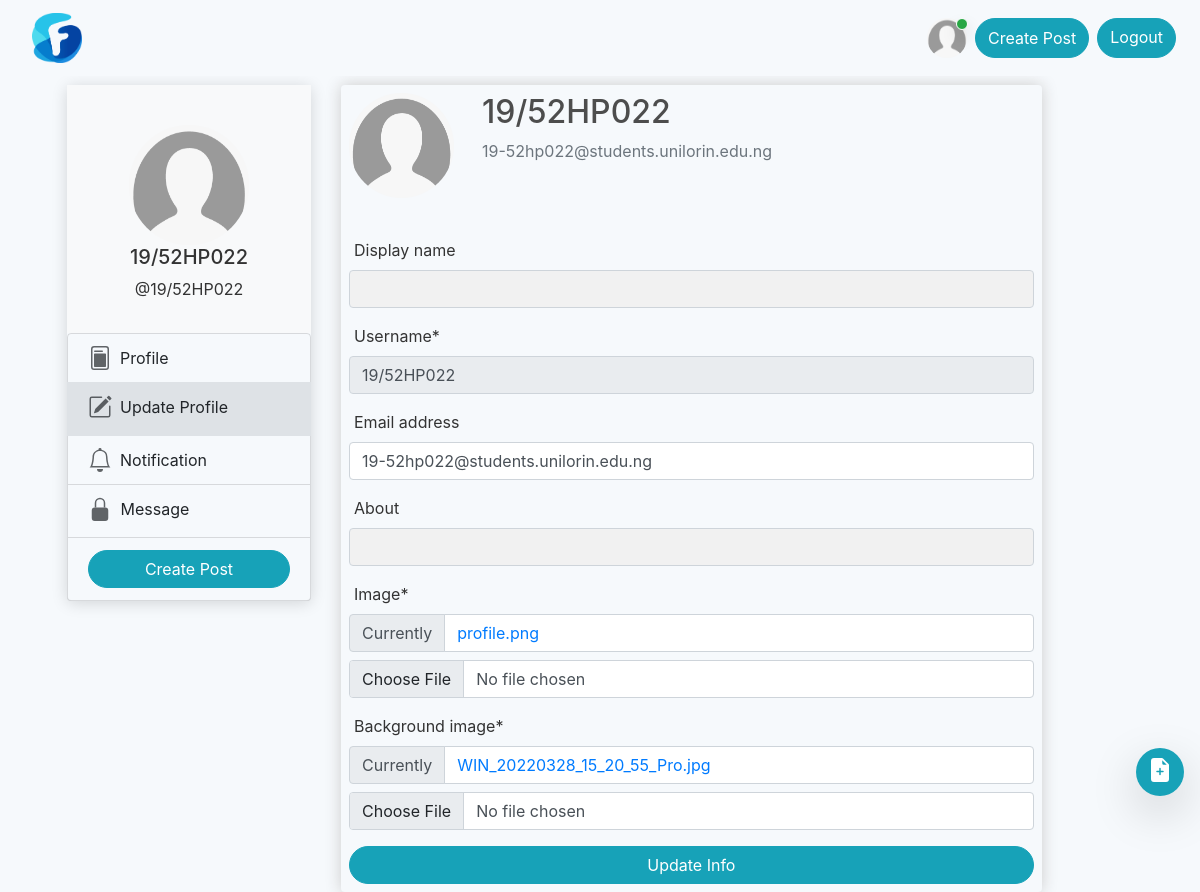
/update-profile/ (signed in), run on the app's committed database.
### users/models.py (models this page shows, shortened)
class User(AbstractUser):
    username = models.CharField(
        max_length=150,
        unique=True,
        validators=[
            RegexValidator(
                regex=r'^[\w@./+-]+$',  # Adjust the regex to include other characters if needed
                message="Username must consist of letters, numbers, or @/./+/-/_ characters."
            ),
        ],
        error_messages={
            'unique': "A user with that username already exists.",
        },
    )
    display_name = models.CharField(max_length=20, null=True, blank=True)
    about = models.CharField(max_length=255, null=True, blank=True)
    image = models.ImageField(default='profile.png', upload_to='profile_picture')
    follower = models.ManyToManyField(settings.AUTH_USER_MODEL, blank=True, related_name='follower_list')
    following = models.ManyToManyField(settings.AUTH_USER_MODEL, blank=True, related_name='following_list')
    background_image = models.ImageField(default="WIN_20220328_15_20_55_Pro.jpg", upload_to="profile_background_image")
    account_visit = models.IntegerField(default=0)
    account_engaged = models.IntegerField(default=0)
    has_viewed = models.BooleanField(default=False)
    is_verified = models.BooleanField(default=False)
    post_notification = models.ManyToManyField(settings.AUTH_USER_MODEL, blank=True, related_name='post_notify')
    mute_list = models.ManyToManyField(settings.AUTH_USER_MODEL, blank=True, related_name='mute')
    block_list = models.ManyToManyField(settings.AUTH_USER_MODEL, blank=True, related_name='block')

### users/views.py (the view)
# urls.py: path('update-profile/', user_views.update_profile, name='update_profile'),
@login_required
def update_profile(request):
    notification_count = Notification.objects.filter(user=request.user, is_seen=False).count()
    if request.method == 'POST':
        form = UserUpdateForm(request.POST, request.FILES, instance=request.user)
        if form.is_valid():
            form = form.save(commit=False)
            image_path = form.image.path
            form.save()
            print(image_path)
            messages.success(request, 'Your account has been updated!')
            return redirect(f"../{request.user}/post/")
    else:
        form = UserUpdateForm(instance=request.user)
    context = {
        "form": form,
        "notification_count": notification_count,
        "post_notification_count": PostNotification.objects.filter(user=request.user, is_seen=False).count()
    }
    return render(request, 'users/update_profile.html', context)

### users/forms.py
class UserUpdateForm(forms.ModelForm):
    username = forms.CharField(widget=forms.TextInput(attrs={"readonly": True}))
    class Meta:
        model = User
        fields = ["display_name", "username", "email", "about", "image", "background_image"]

### users/templates/users/update_profile.html
{% extends 'blog/base.html' %}
{% load crispy_forms_tags %}
{% block content %}
<div class="col-lg-8">
    <div class="box-element">
        <div class="content-section">
            <div class="media">
                <img class="rounded-circle account-img" src="{{ user.image.url }}" alt="">
                <div class="media-body ml-2">
                    <h2 class="account-heading">{{ user.username }}</h2>
                    <p class="text-secondary">{{ user.email }}</p>
                </div>
            </div>
        </div>
        <br>
        <form method="POST" action="{% url 'update_profile'%}" enctype="multipart/form-data"> {% csrf_token %}
            {{ form|crispy }}
            <button class="btn btn-block btn-info" id="submit" type="submit">
                Update Info
            </button>
        </form>
    </div>
</div>
{% endblock %}

### feed/templates/blog/base.html (shortened to what this page needs)
<!DOCTYPE html>
{% load crispy_forms_tags %}
{% load static %}
{% load humanize %}
{% load pwa %}
<html lang="en">
<head>
    <link href="https://cdn.jsdelivr.net/npm/bootstrap@5.1.3/dist/css/bootstrap.min.css" rel="stylesheet"
>
    <link rel="stylesheet" href="https://stackpath.bootstrapcdn.com/bootstrap/4.5.0/css/bootstrap.min.css"
>
    <link href="https://stackpath.bootstrapcdn.com/bootstrap/4.4.1/css/bootstrap.min.css" rel="stylesheet"
          type="text/css"/>
    <link rel="stylesheet" href="https://cdn.jsdelivr.net/npm/bootstrap@4.6.1/dist/css/bootstrap.min.css"
>
    <link rel="stylesheet" href="https://cdnjs.cloudflare.com/ajax/libs/animate.css/4.1.1/animate.min.css"/>
    <link rel="stylesheet" href="https://cdnjs.cloudflare.com/ajax/libs/animate.css/3.7.2/animate.min.css">
    <link rel="stylesheet" href="{% static 'css/bootstrap.css' %}">
    <link rel="stylesheet" href="{% static 'css/main.css' %}">
    <link rel="stylesheet" href="{% static 'css/search.css' %}">
</head>
<body id="page-top">
{% include 'blog/navbar.html' %}
<div class="container">
    <div class="row">
        <div class="col-lg-3 phone_size">
            <div class="sticky-top" style="top: 80px">
                <div class="card border-0">
                    <div align="center" class="customer-profile">
                        <br>
                        <img width="120" height="120" background="#fff" color="#fff"
                             class="rounded-circle customer-image " src="{{ user.image.url }}">
                        <h5>
                            {% if user.display_name %}
                            {{ user.display_name }}
                            {% else %}
                            {{ user }}
                            {% endif %}
                        </h5>
                        <p class="text-truncate">@{{ user }}</p>
                    </div>
                    <ul class="customer-nav list-group">
                        <a href="{% url 'a_follower_post_view' user %}" class=" list-group-item">
                            <div class="media">
                                <div class="media-body ml-2">
                                    Profile
                                </div>
                            </div>
                        </a>
                        <a href="{% url 'update_profile' %}" class="active list-group-item">
                            <div class="media">
                                <div class="media-body ml-1">
                                    Update Profile
                                </div>
                            </div>
                        </a>
                        <a href="{% url 'notification' %}" class="list-group-item">
                            <div class="media">
                                <div class="media-body ml-2">
                                    Notification
                                </div>
                            </div>
                        </a>
                        <a href="#" class="d-flex justify-content-between align-items-center list-group-item">
                            <span>
                                Message
                            </span>
                        </a>
                        <a data-target="#postModal" data-toggle="modal" href=""
                           class="d-flex justify-content-between align-items-center list-group-item">
                            <button class="btn btn-info btn-block">
                                Create Post
                            </button>
                        </a>
                    </ul>
                </div>
            </div>
        </div>
        <br>
        <br>
        {% block content %} {% endblock %}
    </div>
</div>
<div class="toast-container toast-bottom-center" style="height: 10px;">
</div>
<a class="scroll shadow-lg rounded-circle">
</a>
</body>
</html>

### feed/templates/blog/navbar.html (shortened to what this page needs)
{% load static %}
{% load humanize %}
<nav style="background-color: #f6f9fc !important;"
     class="bg-light navbar  navbar-expand-lg navbar-light fixed-top mb-5">
    <div class="form-inline my-2 my-lg-0">
        <div class="row">
            <div class="col">
                <a class="navbar-brand ml-3 d-flex" href="{% url 'feed_home' %}">
                    <img class="logo-img" src="{% static 'images/falcon_LGfm6ox.png' %}" alt="">
                </a>
            </div>
        </div>
    </div>
    <nav id="navbar_main" class="mobile-offcanvas navbar navbar-expand-lg navbar-light bg-light"
         style="background-color: #f6f9fc !important;">
    </nav>
    <div class="navbar-collapse mr-auto order-lg-2 collapse hide_nav" id="navbarCollapse" style="">
        <div class="collapse d-flex navbar-collapse" id="navbarSupportedContent">
            <ul class="navbar d-flex navbar-nav float-left me-auto">
                <li class="nav-item">
                    <a class="nav-link active" aria-current="page" href="/"></a>
                </li>
            </ul>
            <form class="d-flex" method="get" action="{% url 'search' %}">
                <a href="{% url 'a_follower_post_view' request.user %}">
                    <img src="{{ user.image.url }}" width="40" height="40" class="rounded-circle mr-2 user-image"
                         alt=""></a>
                <div class="badge badge-success shadow badge-counter rounded-circle user_badge"
                     style="margin-left: 29px;">
                </div>
                <button type="button" data-target="#postModal" data-toggle="modal" class="btn btn-info mr-2">Create
                    Post
                </button>
                {% if request.user.is_authenticated %}
                <a href="{% url 'logout' %}" class="btn btn-info mr-2">Logout
                </a>
                {% endif %}
            </form>
        </div>
    </div>
</nav>

### static/css/main.css (style rules this page uses)
body { background-color: #f6f9fc !important; color: #333333; margin-top: 5rem; }
.box-element { box-shadow:hsl(0, 0%, 80%) 0 0 16px; background-color: ; border-radius: 4px; padding: 8px; }
h1,h2,h3,h4,h6 { color:hsl(0, 0%, 30%); }
.container { margin-top: .5rem; max-width: 90%; padding-right: 7px; padding-left: 7px; margin-top: 85px; }
.account-img { height: 105px; width: 105px; margin-right: 20px; margin-bottom: 16px; }
.btn { border-radius: 24px }
.card { box-shadow: 0 2px 1rem rgba(0,0,0,.15); }
.border-0 { border: 0!important; }
.card { position: relative; display: -webkit-flex; display: flex; -webkit-flex-direction: column; flex-direction: column; min-width: 0; word-wrap: break-word; background-color: transparent; background-clip: border-box; border: 0 solid transparent; border-radius: 5px; }
.customer-profile { padding: 1rem; text-align: center; background: #f8f9fa; }
.customer-nav a { text-decoration: none; background-color: transparent; }
.customer-nav .list-group-item.active { border-color: #dee2e6; background: #dee2e6; color: #212529; }
.toast-bottom-left, .toast-bottom-center, .toast-bottom-right { bottom: 1.5rem; }
.toast-container { position: fixed; z-index: 2; padding-top: 80px; left: 0; top: 0; width: 100%; height: auto; }

### static/css/search.css (style rules this page uses)
* { box-sizing: border-box; }
input { border: 1px solid transparent; background-color: #f1f1f1; padding: 10px; font-size: 16px; }
input[type=text] { background-color: #f1f1f1; width: 100%; }

### feed/templates/blog/navbar.html (style rules this page uses)
body { overflow-x: hidden; }
.logo-img { width: 50px; height: 50px; }
.user-image { position:relative; }
.user_badge { border-radius:50%; border: 1px white solid; position:absolute; top:18px; width: 12px; height: 12px; }
label { cursor: pointer; margin-left: 5px; }

### feed/templates/blog/base.html (style rules this page uses)
.box-element { box-shadow:hsl(0, 0%, 80%) 0 0 16px; border-radius: 4px; padding: 8px; }
h1,h2,h3,h4,h6 { color:hsl(0, 0%, 30%); }
.container { margin-top: .5rem; max-width: 90%; padding-right: 7px; padding-left: 7px; margin-top: 85px; }
.account-img { height: 105px; width: 105px; margin-right: 20px; margin-bottom: 16px; }
.btn { border-radius: 24px }
.card { box-shadow: 0 2px 1rem rgba(0,0,0,.15); }
.border-0 { border: 0!important; }
.card { position: relative; display: -webkit-flex; display: flex; -webkit-flex-direction: column; flex-direction: column; min-width: 0; word-wrap: break-word; background-color: transparent; background-clip: border-box; border: 0 solid transparent; border-radius: 5px; }
.customer-profile { padding: 1rem; text-align: center; background: #f8f9fa; }
.customer-nav a { text-decoration: none; background-color: transparent; }
.customer-nav .list-group-item.active { border-color: #dee2e6; background: #dee2e6; color: #212529; }
.toast-bottom-left, .toast-bottom-center, .toast-bottom-right { bottom: 1.5rem; }
.toast-container { position: fixed; z-index: 2; padding-top: 80px; left: 0; top: 0; width: 100%; height: auto; }
.scroll { position:fixed; border-radius: 50%; right:1rem; bottom:6rem; width:3rem; height:3rem; color:#fff; background:#17a2b8; padding: 8px; justify-content: center !important; align-items: center !important; }

### data on the page
User: image (placeholder picture), username "19/52HP022", email "19-52hp022@students.unilorin.edu.ng"
